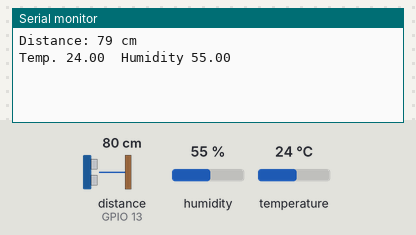
A sketch run on a simulated ESP8266 (NodeMCU). On the bench: the last lines printed to the serial monitor. Wiring (inferred from the names in the program): ultrasonic range finder: trigger GPIO 12; echo GPIO 13. Inputs (shaded band) come from the test bench; at power-on: distance to the obstacle (sensor on GPIO 13) 80 cm, humidity 55 %, temperature 24 °C. The echo pulse lasts 58.3 µs per cm.

Above: at 4.8 s.
4.9 s: distance to the obstacle (sensor on GPIO 13) set to 2 cm
At 7.3 s:
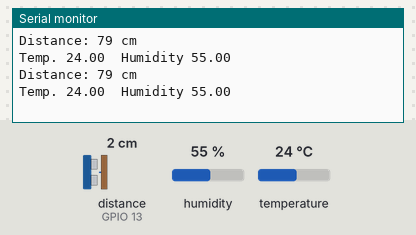
9.9 s: humidity set to 22 %
At 10.5 s:
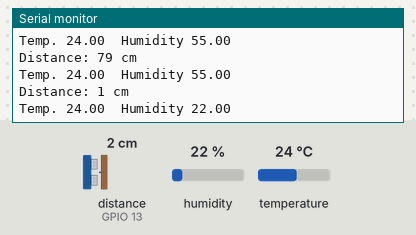
14.9 s: temperature set to 12 °C
At 19.5 s:
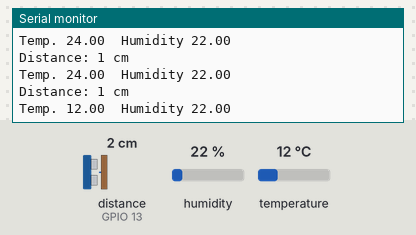
19.9 s: distance to the obstacle (sensor on GPIO 13) set to 4 cm
At 22.7 s:
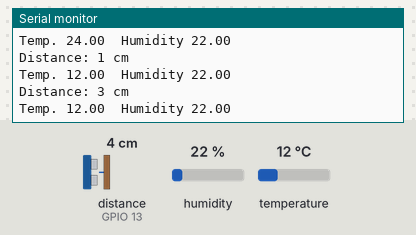
24.9 s: humidity set to 40 %
At 27.2 s:
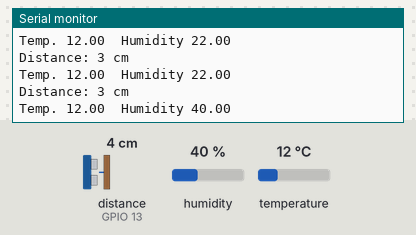
Timing chart, 0 to 28.7 s (numbered marks = the images above; inputs shaded):
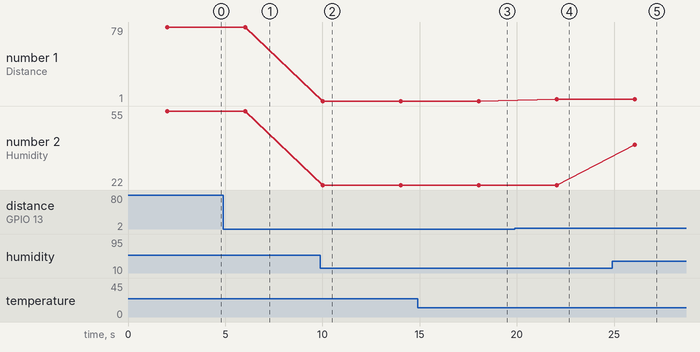

The sketch:

Assignment-1-DHT-Test.ino
```cpp
#include <DHT.h>
//#include <DHTesp.h> //negative temp only when dht_type is wrong
//#include <dht.h> //not supported for ESP8266

#define TRIG_PIN 12 //D6
#define ECHO_PIN 13 //D7

#define DHT_PIN 2 //3 //RX
#define DHT_TYPE DHT22 //DHT11

//DHTesp DHTobject;
DHT DHTobject = DHT(DHT_PIN, DHT_TYPE);

void setup() {
  Serial.begin(9600);
  pinMode(ECHO_PIN, INPUT);
  pinMode(TRIG_PIN, OUTPUT);
//  DHTobject.setup(DHT_PIN, DHTesp::DHT_TYPE);
  DHTobject.begin();
}

void loop() {

  int distance = getDistance(TRIG_PIN, ECHO_PIN);

//  delay(DHTobject.getMinimumSamplingPeriod());
//  float temp = DHTobject.getTemperature();
//  float humi = DHTobject.getHumidity();
  delay(2000);
  float temp = DHTobject.readTemperature(); //in celsius
  float humi = DHTobject.readHumidity();

  // Prints the distance on the Serial Monitor
  Serial.printf("Distance: %d cm\n", distance);
  Serial.printf("Temp. %0.2f\tHumidity %0.2f\n", temp, humi);
  delay(2000);

}

int getDistance(int trigPin, int echoPin){
  digitalWrite(trigPin, LOW);
  delayMicroseconds(2);
  // Sets the trigPin on HIGH state for 10 micro seconds
  digitalWrite(trigPin, HIGH);
  delayMicroseconds(10);
  digitalWrite(trigPin, LOW);

  // Reads the echoPin, returns the sound wave travel time in micro second
  long duration = pulseIn(echoPin, HIGH)/2; // duration is Round Trip Time

  // Calculating the distance
  //sound velocity=340m/s | (D=V.T) | 1s=1000ms => 0.034cm/microSec
  return (duration*0.034);
}
```

Measured:
- after the input at 9.9 s, the serial monitor: prints a new line after 0.13 s (image 2)
- after the input at 14.9 s, the serial monitor: prints a new line after 3.1 s (image 3)
- after the input at 19.9 s, the serial monitor: prints a new line after 2.1 s (image 4)
- after the input at 24.9 s, the serial monitor: prints a new line after 1.2 s (image 5)
- plotted number 1: 1 → 3 after the input at 19.9 s
- plotted number 2: 55 → 22 after the input at 9.9 s, 22 → 40 after the input at 24.9 s
